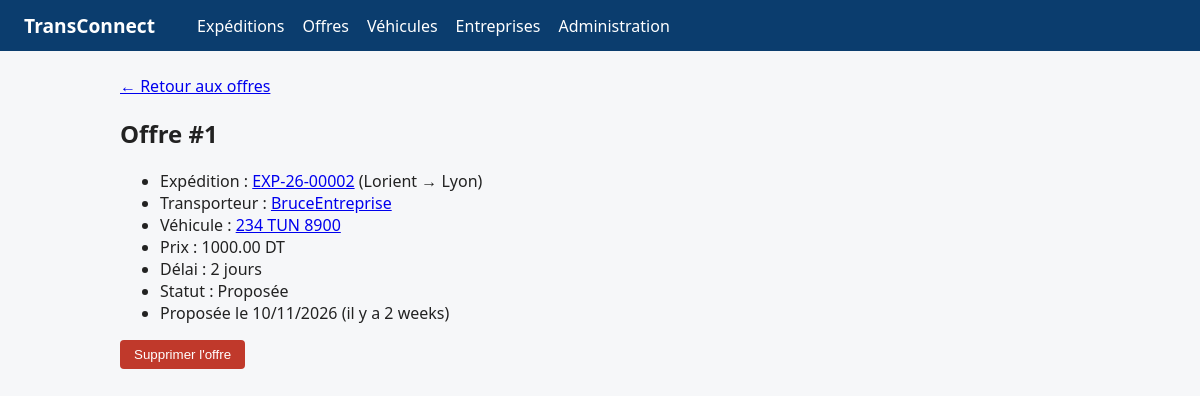
Screenshot of /offres/1/ with the database file from the repository.
### OffresApp/models.py (models this page shows, shortened)
class Offre(models.Model):
    STATUT_CHOICES = [
        ('proposee', 'Proposée'),
        ('acceptee', 'Acceptée'),
        ('refusee', 'Refusée'),
        ('retiree', 'Retirée'),
    ]
    prix = models.DecimalField(
        max_digits=10,
        decimal_places=2,
        validators=[MinValueValidator(Decimal('0.01'))],
    )
    delai_jours = models.PositiveIntegerField(validators=[MinValueValidator(1)])
    statut = models.CharField(max_length=20, choices=STATUT_CHOICES, default='proposee')
    date_proposition = models.DateField(auto_now_add=True)
    expedition = models.ForeignKey(
        Expedition,
        on_delete=models.CASCADE,
        related_name='offres',
    )
    transporteur = models.ForeignKey(
        Entreprise,
        on_delete=models.CASCADE,
        related_name='offres_proposees',
    )
    vehicule = models.ForeignKey(
        Vehicule,
        on_delete=models.PROTECT,
        related_name='offres',
    )
    created_at = models.DateTimeField(auto_now_add=True)
    updated_at = models.DateTimeField(auto_now=True)

### ExpeditionsApp/models.py (models this page shows, shortened)
class Expedition(models.Model):
    STATUT_CHOICES = [
        ('publiee', 'Publiée'),
        ('attribuee', 'Attribuée'),
        ('en_cours', 'En cours'),
        ('livree', 'Livrée'),
        ('annulee', 'Annulée'),
    ]
    reference = models.CharField(
        max_length=12,
        unique=True,
        blank=True,
        editable=False,
        validators=[RegexValidator(r'^EXP-\d{2}-\d{5}$', "Format attendu : EXP-AA-NNNNN")],
    )
    ville_depart = models.CharField(max_length=100)
    ville_arrivee = models.CharField(max_length=100)
    poids_kg = models.DecimalField(
        max_digits=10,
        decimal_places=2,
        validators=[MinValueValidator(Decimal('0.01'))],
    )
    date_souhaitee = models.DateField()
    description = models.TextField(blank=True)
    statut = models.CharField(max_length=20, choices=STATUT_CHOICES, default='publiee')
    entreprise = models.ForeignKey(
        Entreprise,
        on_delete=models.CASCADE,
        related_name='expéditions',
    )
    created_at = models.DateTimeField(auto_now_add=True)
    updated_at = models.DateTimeField(auto_now=True)

### EntreprisesApp/models.py (models this page shows, shortened)
class Entreprise(models.Model):
    TYPE_CHOICES = [
        ('chargeur', 'Chargeur'),
        ('transporteur', 'Transporteur'),
    ]
    raison_sociale = models.CharField(max_length=150)
    matricule_fiscal = models.CharField(
        max_length=17,
        unique=True,
        validators=[
            RegexValidator(
                regex=MATRICULE_REGEX,
                message="Matricule fiscal invalide (ex. 1234567AAM000 ou 1234567/A/A/M/000).",
            )
        ],
    )
    type_entreprise = models.CharField(max_length=20, choices=TYPE_CHOICES)
    adresse = models.TextField(validators=[MinLengthValidator(20)])
    utilisateur = models.OneToOneField(
        settings.AUTH_USER_MODEL,
        on_delete=models.CASCADE,
        related_name='entreprise',
    )
    created_at = models.DateTimeField(auto_now_add=True)
    updated_at = models.DateTimeField(auto_now=True)

### VehiculesApp/models.py (models this page shows, shortened)
class Vehicule(models.Model):
    TYPE_CHOICES = [
        ('camionnette', 'Camionnette / utilitaire léger'),
        ('fourgon', 'Fourgon'),
        ('camion_porteur', 'Camion porteur'),
        ('semi_remorque', 'Semi-remorque'),
    ]
    immatriculation = models.CharField(max_length=20, unique=True)
    type_vehicule = models.CharField(max_length=20, choices=TYPE_CHOICES)
    capacite_kg = models.PositiveIntegerField(validators=[MinValueValidator(1)])
    disponible = models.BooleanField(default=True)
    entreprise = models.ForeignKey(
        Entreprise,
        on_delete=models.CASCADE,
        related_name='vehicules',
    )
    created_at = models.DateTimeField(auto_now_add=True)
    updated_at = models.DateTimeField(auto_now=True)

### OffresApp/views.py (the view)
# urls.py: path('<int:pk>/', views.detail_offre, name='detail'),
def detail_offre(request, pk):
    offre = get_object_or_404(
        Offre.objects.select_related('expedition', 'transporteur', 'vehicule'), pk=pk
    )
    return render(request, 'offres/detail.html', {'offre': offre})

### OffresApp/templates/offres/detail.html (shortened to what this page needs)
{% extends 'base.html' %}
{% block content %}
<p><a href="{% url 'offres:liste' %}">&larr; Retour aux offres</a></p>
<h2>Offre #{{ offre.pk }}</h2>
<ul>
<li>Expédition : <a href="{% url 'expeditions:detail' offre.expedition.reference %}">{{ offre.expedition.reference }}</a>
({{ offre.expedition.ville_depart }} &rarr; {{ offre.expedition.ville_arrivee }})</li>
<li>Transporteur : <a href="{% url 'entreprises:detail' offre.transporteur.pk %}">{{ offre.transporteur.raison_sociale }}</a></li>
<li>Véhicule : <a href="{% url 'vehicules:detail' offre.vehicule.pk %}">{{ offre.vehicule.immatriculation }}</a></li>
<li>Prix : {{ offre.prix|floatformat:2 }} DT</li>
<li>Délai : {{ offre.delai_jours }} jour{{ offre.delai_jours|pluralize }}</li>
<li>Statut : {{ offre.get_statut_display }}</li>
<li>Proposée le {{ offre.date_proposition|date:"d/m/Y" }} (il y a {{ offre.date_proposition|timesince }})</li>
</ul>
{% if offre.statut != 'acceptee' %}
<form method="post" action="{% url 'offres:supprimer' offre.pk %}"
      onsubmit="return confirm('Supprimer cette offre ?');">
<p><button type="submit" class="danger">Supprimer l'offre</button></p>
</form>
{% endif %}
{% endblock %}

### templates/base.html (style rules this page uses)
body { font-family: system-ui, Arial, sans-serif; margin: 0; background: #f6f7f9; color: #222; }
button.danger { background: #c0392b; color: #fff; border: 0; padding: 7px 14px; border-radius: 4px; cursor: pointer; }

### rows the page displays
Offre: pk "1", expedition.reference "EXP-26-00002", expedition.ville_depart "Lorient", expedition.ville_arrivee "Lyon", transporteur.raison_sociale "BruceEntreprise", vehicule.immatriculation "234 TUN 8900", prix "1000.00", delai_jours "2", statut "Proposée", date_proposition "10/11/2026", date_proposition "2 weeks"
